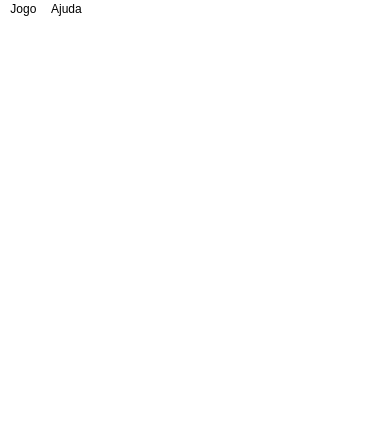
<?xml version="1.0" encoding="UTF-8"?>
<ui version="4.0">
 <class>MainWindow</class>
 <widget class="QMainWindow" name="MainWindow">
  <property name="geometry">
   <rect>
    <x>0</x>
    <y>0</y>
    <width>388</width>
    <height>425</height>
   </rect>
  </property>
  <property name="windowTitle">
   <string>MainWindow</string>
  </property>
  <property name="styleSheet">
   <string notr="true">*{background-color:white;}</string>
  </property>
  <widget class="QWidget" name="centralWidget">
   <layout class="QVBoxLayout" name="verticalLayout">
    <property name="spacing">
     <number>0</number>
    </property>
    <property name="leftMargin">
     <number>10</number>
    </property>
    <property name="topMargin">
     <number>10</number>
    </property>
    <property name="rightMargin">
     <number>10</number>
    </property>
    <property name="bottomMargin">
     <number>10</number>
    </property>
    <item>
     <layout class="QHBoxLayout" name="horizontalLayout">
      <item>
       <widget class="QLabel" name="label_4">
        <property name="minimumSize">
         <size>
          <width>15</width>
          <height>15</height>
         </size>
        </property>
        <property name="maximumSize">
         <size>
          <width>15</width>
          <height>15</height>
         </size>
        </property>
        <property name="text">
         <string/>
        </property>
        <property name="pixmap">
         <pixmap resource="mainwindow.qrc">:/dot</pixmap>
        </property>
        <property name="scaledContents">
         <bool>true</bool>
        </property>
       </widget>
      </item>
      <item>
       <widget class="LineButton" name="line00">
        <property name="minimumSize">
         <size>
          <width>90</width>
          <height>15</height>
         </size>
        </property>
        <property name="maximumSize">
         <size>
          <width>90</width>
          <height>15</height>
         </size>
        </property>
        <property name="text">
         <string/>
        </property>
        <property name="flat">
         <bool>true</bool>
        </property>
        <property name="mode" stdset="0">
         <number>1</number>
        </property>
       </widget>
      </item>
      <item>
       <widget class="QLabel" name="label_8">
        <property name="minimumSize">
         <size>
          <width>15</width>
          <height>15</height>
         </size>
        </property>
        <property name="maximumSize">
         <size>
          <width>15</width>
          <height>15</height>
         </size>
        </property>
        <property name="text">
         <string/>
        </property>
        <property name="pixmap">
         <pixmap resource="mainwindow.qrc">:/dot</pixmap>
        </property>
        <property name="scaledContents">
         <bool>true</bool>
        </property>
       </widget>
      </item>
      <item>
       <widget class="LineButton" name="line01">
        <property name="minimumSize">
         <size>
          <width>90</width>
          <height>15</height>
         </size>
        </property>
        <property name="maximumSize">
         <size>
          <width>90</width>
          <height>15</height>
         </size>
        </property>
        <property name="text">
         <string/>
        </property>
        <property name="flat">
         <bool>true</bool>
        </property>
        <property name="mode" stdset="0">
         <number>1</number>
        </property>
       </widget>
      </item>
      <item>
       <widget class="QLabel" name="label_10">
        <property name="minimumSize">
         <size>
          <width>15</width>
          <height>15</height>
         </size>
        </property>
        <property name="maximumSize">
         <size>
          <width>15</width>
          <height>15</height>
         </size>
        </property>
        <property name="text">
         <string/>
        </property>
        <property name="pixmap">
         <pixmap resource="mainwindow.qrc">:/dot</pixmap>
        </property>
        <property name="scaledContents">
         <bool>true</bool>
        </property>
       </widget>
      </item>
      <item>
       <widget class="LineButton" name="line02">
        <property name="minimumSize">
         <size>
          <width>90</width>
          <height>15</height>
         </size>
        </property>
        <property name="maximumSize">
         <size>
          <width>90</width>
          <height>15</height>
         </size>
        </property>
        <property name="text">
         <string/>
        </property>
        <property name="flat">
         <bool>true</bool>
        </property>
        <property name="mode" stdset="0">
         <number>1</number>
        </property>
       </widget>
      </item>
      <item>
       <widget class="QLabel" name="label_11">
        <property name="minimumSize">
         <size>
          <width>15</width>
          <height>15</height>
         </size>
        </property>
        <property name="maximumSize">
         <size>
          <width>15</width>
          <height>15</height>
         </size>
        </property>
        <property name="text">
         <string/>
        </property>
        <property name="pixmap">
         <pixmap resource="mainwindow.qrc">:/dot</pixmap>
        </property>
        <property name="scaledContents">
         <bool>true</bool>
        </property>
       </widget>
      </item>
     </layout>
    </item>
    <item>
     <layout class="QHBoxLayout" name="horizontalLayout_2">
      <item>
       <widget class="LineButton" name="line10">
        <property name="minimumSize">
         <size>
          <width>15</width>
          <height>90</height>
         </size>
        </property>
        <property name="maximumSize">
         <size>
          <width>15</width>
          <height>90</height>
         </size>
        </property>
        <property name="text">
         <string/>
        </property>
        <property name="flat">
         <bool>true</bool>
        </property>
        <property name="mode" stdset="0">
         <number>2</number>
        </property>
       </widget>
      </item>
      <item>
       <widget class="QLabel" name="box00">
        <property name="minimumSize">
         <size>
          <width>90</width>
          <height>90</height>
         </size>
        </property>
        <property name="maximumSize">
         <size>
          <width>90</width>
          <height>90</height>
         </size>
        </property>
        <property name="font">
         <font>
          <pointsize>20</pointsize>
          <weight>75</weight>
          <bold>true</bold>
         </font>
        </property>
        <property name="text">
         <string/>
        </property>
        <property name="alignment">
         <set>Qt::AlignCenter</set>
        </property>
       </widget>
      </item>
      <item>
       <widget class="LineButton" name="line11">
        <property name="minimumSize">
         <size>
          <width>15</width>
          <height>90</height>
         </size>
        </property>
        <property name="maximumSize">
         <size>
          <width>15</width>
          <height>90</height>
         </size>
        </property>
        <property name="text">
         <string/>
        </property>
        <property name="flat">
         <bool>true</bool>
        </property>
        <property name="mode" stdset="0">
         <number>2</number>
        </property>
       </widget>
      </item>
      <item>
       <widget class="QLabel" name="box01">
        <property name="minimumSize">
         <size>
          <width>90</width>
          <height>90</height>
         </size>
        </property>
        <property name="maximumSize">
         <size>
          <width>90</width>
          <height>90</height>
         </size>
        </property>
        <property name="font">
         <font>
          <pointsize>20</pointsize>
          <weight>75</weight>
          <bold>true</bold>
         </font>
        </property>
        <property name="text">
         <string/>
        </property>
        <property name="alignment">
         <set>Qt::AlignCenter</set>
        </property>
       </widget>
      </item>
      <item>
       <widget class="LineButton" name="line12">
        <property name="minimumSize">
         <size>
          <width>15</width>
          <height>90</height>
         </size>
        </property>
        <property name="maximumSize">
         <size>
          <width>15</width>
          <height>90</height>
         </size>
        </property>
        <property name="text">
         <string/>
        </property>
        <property name="flat">
         <bool>true</bool>
        </property>
        <property name="mode" stdset="0">
         <number>2</number>
        </property>
       </widget>
      </item>
      <item>
       <widget class="QLabel" name="box02">
        <property name="minimumSize">
         <size>
          <width>90</width>
          <height>90</height>
         </size>
        </property>
        <property name="maximumSize">
         <size>
          <width>90</width>
          <height>90</height>
         </size>
        </property>
        <property name="font">
         <font>
          <pointsize>20</pointsize>
          <weight>75</weight>
          <bold>true</bold>
         </font>
        </property>
        <property name="text">
         <string/>
        </property>
        <property name="alignment">
         <set>Qt::AlignCenter</set>
        </property>
       </widget>
      </item>
      <item>
       <widget class="LineButton" name="line13">
        <property name="minimumSize">
         <size>
          <width>15</width>
          <height>90</height>
         </size>
        </property>
        <property name="maximumSize">
         <size>
          <width>15</width>
          <height>90</height>
         </size>
        </property>
        <property name="text">
         <string/>
        </property>
        <property name="flat">
         <bool>true</bool>
        </property>
        <property name="mode" stdset="0">
         <number>2</number>
        </property>
       </widget>
      </item>
     </layout>
    </item>
    <item>
     <layout class="QHBoxLayout" name="horizontalLayout_3">
      <item>
       <widget class="QLabel" name="label_5">
        <property name="minimumSize">
         <size>
          <width>15</width>
          <height>15</height>
         </size>
        </property>
        <property name="maximumSize">
         <size>
          <width>15</width>
          <height>15</height>
         </size>
        </property>
        <property name="text">
         <string/>
        </property>
        <property name="pixmap">
         <pixmap resource="mainwindow.qrc">:/dot</pixmap>
        </property>
        <property name="scaledContents">
         <bool>true</bool>
        </property>
       </widget>
      </item>
      <item>
       <widget class="LineButton" name="line20">
        <property name="minimumSize">
         <size>
          <width>90</width>
          <height>15</height>
         </size>
        </property>
        <property name="maximumSize">
         <size>
          <width>90</width>
          <height>15</height>
         </size>
        </property>
        <property name="text">
         <string/>
        </property>
        <property name="flat">
         <bool>true</bool>
        </property>
        <property name="mode" stdset="0">
         <number>1</number>
        </property>
       </widget>
      </item>
      <item>
       <widget class="QLabel" name="label_9">
        <property name="minimumSize">
         <size>
          <width>15</width>
          <height>15</height>
         </size>
        </property>
        <property name="maximumSize">
         <size>
          <width>15</width>
          <height>15</height>
         </size>
        </property>
        <property name="text">
         <string/>
        </property>
        <property name="pixmap">
         <pixmap resource="mainwindow.qrc">:/dot</pixmap>
        </property>
        <property name="scaledContents">
         <bool>true</bool>
        </property>
       </widget>
      </item>
      <item>
       <widget class="LineButton" name="line21">
        <property name="minimumSize">
         <size>
          <width>90</width>
          <height>15</height>
         </size>
        </property>
        <property name="maximumSize">
         <size>
          <width>90</width>
          <height>15</height>
         </size>
        </property>
        <property name="text">
         <string/>
        </property>
        <property name="flat">
         <bool>true</bool>
        </property>
        <property name="mode" stdset="0">
         <number>1</number>
        </property>
       </widget>
      </item>
      <item>
       <widget class="QLabel" name="label_12">
        <property name="minimumSize">
         <size>
          <width>15</width>
          <height>15</height>
         </size>
        </property>
        <property name="maximumSize">
         <size>
          <width>15</width>
          <height>15</height>
         </size>
        </property>
        <property name="text">
         <string/>
        </property>
        <property name="pixmap">
         <pixmap resource="mainwindow.qrc">:/dot</pixmap>
        </property>
        <property name="scaledContents">
         <bool>true</bool>
        </property>
       </widget>
      </item>
      <item>
       <widget class="LineButton" name="line22">
        <property name="minimumSize">
         <size>
          <width>90</width>
          <height>15</height>
         </size>
        </property>
        <property name="maximumSize">
         <size>
          <width>90</width>
          <height>15</height>
         </size>
        </property>
        <property name="text">
         <string/>
        </property>
        <property name="flat">
         <bool>true</bool>
        </property>
        <property name="mode" stdset="0">
         <number>1</number>
        </property>
       </widget>
      </item>
      <item>
       <widget class="QLabel" name="label_13">
        <property name="minimumSize">
         <size>
          <width>15</width>
          <height>15</height>
         </size>
        </property>
        <property name="maximumSize">
         <size>
          <width>15</width>
          <height>15</height>
         </size>
        </property>
        <property name="text">
         <string/>
        </property>
        <property name="pixmap">
         <pixmap resource="mainwindow.qrc">:/dot</pixmap>
        </property>
        <property name="scaledContents">
         <bool>true</bool>
        </property>
       </widget>
      </item>
     </layout>
    </item>
    <item>
     <layout class="QHBoxLayout" name="horizontalLayout_4">
      <item>
       <widget class="LineButton" name="line30">
        <property name="minimumSize">
         <size>
          <width>15</width>
          <height>90</height>
         </size>
        </property>
        <property name="maximumSize">
         <size>
          <width>15</width>
          <height>90</height>
         </size>
        </property>
        <property name="text">
         <string/>
        </property>
        <property name="flat">
         <bool>true</bool>
        </property>
        <property name="mode" stdset="0">
         <number>2</number>
        </property>
       </widget>
      </item>
      <item>
       <widget class="QLabel" name="box10">
        <property name="minimumSize">
         <size>
          <width>90</width>
          <height>90</height>
         </size>
        </property>
        <property name="maximumSize">
         <size>
          <width>90</width>
          <height>90</height>
         </size>
        </property>
        <property name="font">
         <font>
          <pointsize>20</pointsize>
          <weight>75</weight>
          <bold>true</bold>
         </font>
        </property>
        <property name="text">
         <string/>
        </property>
        <property name="alignment">
         <set>Qt::AlignCenter</set>
        </property>
       </widget>
      </item>
      <item>
       <widget class="LineButton" name="line31">
        <property name="minimumSize">
         <size>
          <width>15</width>
          <height>90</height>
         </size>
        </property>
        <property name="maximumSize">
         <size>
          <width>15</width>
          <height>90</height>
         </size>
        </property>
        <property name="text">
         <string/>
        </property>
        <property name="flat">
         <bool>true</bool>
        </property>
        <property name="mode" stdset="0">
         <number>2</number>
        </property>
       </widget>
      </item>
      <item>
       <widget class="QLabel" name="box11">
        <property name="minimumSize">
         <size>
          <width>90</width>
          <height>90</height>
         </size>
        </property>
        <property name="maximumSize">
         <size>
          <width>90</width>
          <height>90</height>
         </size>
        </property>
        <property name="font">
         <font>
          <pointsize>20</pointsize>
          <weight>75</weight>
          <bold>true</bold>
         </font>
        </property>
        <property name="text">
         <string/>
        </property>
        <property name="alignment">
         <set>Qt::AlignCenter</set>
        </property>
       </widget>
      </item>
      <item>
       <widget class="LineButton" name="line32">
        <property name="minimumSize">
         <size>
          <width>15</width>
          <height>90</height>
         </size>
        </property>
        <property name="maximumSize">
         <size>
          <width>15</width>
          <height>90</height>
         </size>
        </property>
        <property name="text">
         <string/>
        </property>
        <property name="flat">
         <bool>true</bool>
        </property>
        <property name="mode" stdset="0">
         <number>2</number>
        </property>
       </widget>
      </item>
      <item>
       <widget class="QLabel" name="box12">
        <property name="minimumSize">
         <size>
          <width>90</width>
          <height>90</height>
         </size>
        </property>
        <property name="maximumSize">
         <size>
          <width>90</width>
          <height>90</height>
         </size>
        </property>
        <property name="font">
         <font>
          <pointsize>20</pointsize>
          <weight>75</weight>
          <bold>true</bold>
         </font>
        </property>
        <property name="text">
         <string/>
        </property>
        <property name="alignment">
         <set>Qt::AlignCenter</set>
        </property>
       </widget>
      </item>
      <item>
       <widget class="LineButton" name="line33">
        <property name="minimumSize">
         <size>
          <width>15</width>
          <height>90</height>
         </size>
        </property>
        <property name="maximumSize">
         <size>
          <width>15</width>
          <height>90</height>
         </size>
        </property>
        <property name="text">
         <string/>
        </property>
        <property name="flat">
         <bool>true</bool>
        </property>
        <property name="mode" stdset="0">
         <number>2</number>
        </property>
       </widget>
      </item>
     </layout>
    </item>
    <item>
     <layout class="QHBoxLayout" name="horizontalLayout_6">
      <item>
       <widget class="QLabel" name="label_18">
        <property name="minimumSize">
         <size>
          <width>15</width>
          <height>15</height>
         </size>
        </property>
        <property name="maximumSize">
         <size>
          <width>15</width>
          <height>15</height>
         </size>
        </property>
        <property name="text">
         <string/>
        </property>
        <property name="pixmap">
         <pixmap resource="mainwindow.qrc">:/dot</pixmap>
        </property>
        <property name="scaledContents">
         <bool>true</bool>
        </property>
       </widget>
      </item>
      <item>
       <widget class="LineButton" name="line40">
        <property name="minimumSize">
         <size>
          <width>90</width>
          <height>15</height>
         </size>
        </property>
        <property name="maximumSize">
         <size>
          <width>90</width>
          <height>15</height>
         </size>
        </property>
        <property name="text">
         <string/>
        </property>
        <property name="flat">
         <bool>true</bool>
        </property>
        <property name="mode" stdset="0">
         <number>1</number>
        </property>
       </widget>
      </item>
      <item>
       <widget class="QLabel" name="label_19">
        <property name="minimumSize">
         <size>
          <width>15</width>
          <height>15</height>
         </size>
        </property>
        <property name="maximumSize">
         <size>
          <width>15</width>
          <height>15</height>
         </size>
        </property>
        <property name="text">
         <string/>
        </property>
        <property name="pixmap">
         <pixmap resource="mainwindow.qrc">:/dot</pixmap>
        </property>
        <property name="scaledContents">
         <bool>true</bool>
        </property>
       </widget>
      </item>
      <item>
       <widget class="LineButton" name="line41">
        <property name="minimumSize">
         <size>
          <width>90</width>
          <height>15</height>
         </size>
        </property>
        <property name="maximumSize">
         <size>
          <width>90</width>
          <height>15</height>
         </size>
        </property>
        <property name="text">
         <string/>
        </property>
        <property name="flat">
         <bool>true</bool>
        </property>
        <property name="mode" stdset="0">
         <number>1</number>
        </property>
       </widget>
      </item>
      <item>
       <widget class="QLabel" name="label_20">
        <property name="minimumSize">
         <size>
          <width>15</width>
          <height>15</height>
         </size>
        </property>
        <property name="maximumSize">
         <size>
          <width>15</width>
          <height>15</height>
         </size>
        </property>
        <property name="text">
         <string/>
        </property>
        <property name="pixmap">
         <pixmap resource="mainwindow.qrc">:/dot</pixmap>
        </property>
        <property name="scaledContents">
         <bool>true</bool>
        </property>
       </widget>
      </item>
      <item>
       <widget class="LineButton" name="line42">
        <property name="minimumSize">
         <size>
          <width>90</width>
          <height>15</height>
         </size>
        </property>
        <property name="maximumSize">
         <size>
          <width>90</width>
          <height>15</height>
         </size>
        </property>
        <property name="text">
         <string/>
        </property>
        <property name="flat">
         <bool>true</bool>
        </property>
        <property name="mode" stdset="0">
         <number>1</number>
        </property>
       </widget>
      </item>
      <item>
       <widget class="QLabel" name="label_21">
        <property name="minimumSize">
         <size>
          <width>15</width>
          <height>15</height>
         </size>
        </property>
        <property name="maximumSize">
         <size>
          <width>15</width>
          <height>15</height>
         </size>
        </property>
        <property name="text">
         <string/>
        </property>
        <property name="pixmap">
         <pixmap resource="mainwindow.qrc">:/dot</pixmap>
        </property>
        <property name="scaledContents">
         <bool>true</bool>
        </property>
       </widget>
      </item>
     </layout>
    </item>
    <item>
     <layout class="QHBoxLayout" name="horizontalLayout_5">
      <item>
       <widget class="LineButton" name="line50">
        <property name="minimumSize">
         <size>
          <width>15</width>
          <height>90</height>
         </size>
        </property>
        <property name="maximumSize">
         <size>
          <width>15</width>
          <height>90</height>
         </size>
        </property>
        <property name="text">
         <string/>
        </property>
        <property name="flat">
         <bool>true</bool>
        </property>
        <property name="mode" stdset="0">
         <number>2</number>
        </property>
       </widget>
      </item>
      <item>
       <widget class="QLabel" name="box20">
        <property name="minimumSize">
         <size>
          <width>90</width>
          <height>90</height>
         </size>
        </property>
        <property name="maximumSize">
         <size>
          <width>90</width>
          <height>90</height>
         </size>
        </property>
        <property name="font">
         <font>
          <pointsize>20</pointsize>
          <weight>75</weight>
          <bold>true</bold>
         </font>
        </property>
        <property name="text">
         <string/>
        </property>
        <property name="alignment">
         <set>Qt::AlignCenter</set>
        </property>
       </widget>
      </item>
      <item>
       <widget class="LineButton" name="line51">
        <property name="minimumSize">
         <size>
          <width>15</width>
          <height>90</height>
         </size>
        </property>
        <property name="maximumSize">
         <size>
          <width>15</width>
          <height>90</height>
         </size>
        </property>
        <property name="text">
         <string/>
        </property>
        <property name="flat">
         <bool>true</bool>
        </property>
        <property name="mode" stdset="0">
         <number>2</number>
        </property>
       </widget>
      </item>
      <item>
       <widget class="QLabel" name="box21">
        <property name="minimumSize">
         <size>
          <width>90</width>
          <height>90</height>
         </size>
        </property>
        <property name="maximumSize">
         <size>
          <width>90</width>
          <height>90</height>
         </size>
        </property>
        <property name="font">
         <font>
          <pointsize>20</pointsize>
          <weight>75</weight>
          <bold>true</bold>
         </font>
        </property>
        <property name="text">
         <string/>
        </property>
        <property name="alignment">
         <set>Qt::AlignCenter</set>
        </property>
       </widget>
      </item>
      <item>
       <widget class="LineButton" name="line52">
        <property name="minimumSize">
         <size>
          <width>15</width>
          <height>90</height>
         </size>
        </property>
        <property name="maximumSize">
         <size>
          <width>15</width>
          <height>90</height>
         </size>
        </property>
        <property name="text">
         <string/>
        </property>
        <property name="flat">
         <bool>true</bool>
        </property>
        <property name="mode" stdset="0">
         <number>2</number>
        </property>
       </widget>
      </item>
      <item>
       <widget class="QLabel" name="box22">
        <property name="minimumSize">
         <size>
          <width>90</width>
          <height>90</height>
         </size>
        </property>
        <property name="maximumSize">
         <size>
          <width>90</width>
          <height>90</height>
         </size>
        </property>
        <property name="font">
         <font>
          <pointsize>20</pointsize>
          <weight>75</weight>
          <bold>true</bold>
         </font>
        </property>
        <property name="text">
         <string/>
        </property>
        <property name="alignment">
         <set>Qt::AlignCenter</set>
        </property>
       </widget>
      </item>
      <item>
       <widget class="LineButton" name="line53">
        <property name="minimumSize">
         <size>
          <width>15</width>
          <height>90</height>
         </size>
        </property>
        <property name="maximumSize">
         <size>
          <width>15</width>
          <height>90</height>
         </size>
        </property>
        <property name="text">
         <string/>
        </property>
        <property name="flat">
         <bool>true</bool>
        </property>
        <property name="mode" stdset="0">
         <number>2</number>
        </property>
       </widget>
      </item>
     </layout>
    </item>
    <item>
     <layout class="QHBoxLayout" name="horizontalLayout_7">
      <item>
       <widget class="QLabel" name="label_22">
        <property name="minimumSize">
         <size>
          <width>15</width>
          <height>15</height>
         </size>
        </property>
        <property name="maximumSize">
         <size>
          <width>15</width>
          <height>15</height>
         </size>
        </property>
        <property name="text">
         <string/>
        </property>
        <property name="pixmap">
         <pixmap resource="mainwindow.qrc">:/dot</pixmap>
        </property>
        <property name="scaledContents">
         <bool>true</bool>
        </property>
       </widget>
      </item>
      <item>
       <widget class="LineButton" name="line60">
        <property name="minimumSize">
         <size>
          <width>90</width>
          <height>15</height>
         </size>
        </property>
        <property name="maximumSize">
         <size>
          <width>90</width>
          <height>15</height>
         </size>
        </property>
        <property name="text">
         <string/>
        </property>
        <property name="flat">
         <bool>true</bool>
        </property>
        <property name="mode" stdset="0">
         <number>1</number>
        </property>
       </widget>
      </item>
      <item>
       <widget class="QLabel" name="label_23">
        <property name="minimumSize">
         <size>
          <width>15</width>
          <height>15</height>
         </size>
        </property>
        <property name="maximumSize">
         <size>
          <width>15</width>
          <height>15</height>
         </size>
        </property>
        <property name="text">
         <string/>
        </property>
        <property name="pixmap">
         <pixmap resource="mainwindow.qrc">:/dot</pixmap>
        </property>
        <property name="scaledContents">
         <bool>true</bool>
        </property>
       </widget>
      </item>
      <item>
       <widget class="LineButton" name="line61">
        <property name="enabled">
         <bool>true</bool>
        </property>
        <property name="minimumSize">
         <size>
          <width>90</width>
          <height>15</height>
         </size>
        </property>
        <property name="maximumSize">
         <size>
          <width>90</width>
          <height>15</height>
         </size>
        </property>
        <property name="text">
         <string/>
        </property>
        <property name="flat">
         <bool>true</bool>
        </property>
        <property name="mode" stdset="0">
         <number>1</number>
        </property>
       </widget>
      </item>
      <item>
       <widget class="QLabel" name="label_24">
        <property name="minimumSize">
         <size>
          <width>15</width>
          <height>15</height>
         </size>
        </property>
        <property name="maximumSize">
         <size>
          <width>15</width>
          <height>15</height>
         </size>
        </property>
        <property name="text">
         <string/>
        </property>
        <property name="pixmap">
         <pixmap resource="mainwindow.qrc">:/dot</pixmap>
        </property>
        <property name="scaledContents">
         <bool>true</bool>
        </property>
       </widget>
      </item>
      <item>
       <widget class="LineButton" name="line62">
        <property name="enabled">
         <bool>true</bool>
        </property>
        <property name="minimumSize">
         <size>
          <width>90</width>
          <height>15</height>
         </size>
        </property>
        <property name="maximumSize">
         <size>
          <width>90</width>
          <height>15</height>
         </size>
        </property>
        <property name="text">
         <string/>
        </property>
        <property name="flat">
         <bool>true</bool>
        </property>
        <property name="mode" stdset="0">
         <number>1</number>
        </property>
       </widget>
      </item>
      <item>
       <widget class="QLabel" name="label_25">
        <property name="minimumSize">
         <size>
          <width>15</width>
          <height>15</height>
         </size>
        </property>
        <property name="maximumSize">
         <size>
          <width>15</width>
          <height>15</height>
         </size>
        </property>
        <property name="text">
         <string/>
        </property>
        <property name="pixmap">
         <pixmap resource="mainwindow.qrc">:/dot</pixmap>
        </property>
        <property name="scaledContents">
         <bool>true</bool>
        </property>
       </widget>
      </item>
     </layout>
    </item>
   </layout>
  </widget>
  <widget class="QMenuBar" name="menuBar">
   <property name="geometry">
    <rect>
     <x>0</x>
     <y>0</y>
     <width>388</width>
     <height>22</height>
    </rect>
   </property>
   <widget class="QMenu" name="menuJogo">
    <property name="title">
     <string>Jogo</string>
    </property>
    <addaction name="separator"/>
    <addaction name="actionNovo"/>
    <addaction name="separator"/>
    <addaction name="actionSair"/>
   </widget>
   <widget class="QMenu" name="menuAjuda">
    <property name="title">
     <string>Ajuda</string>
    </property>
    <addaction name="separator"/>
    <addaction name="actionSobre"/>
   </widget>
   <addaction name="menuJogo"/>
   <addaction name="menuAjuda"/>
  </widget>
  <widget class="QStatusBar" name="statusBar"/>
  <action name="actionNovo">
   <property name="text">
    <string>Novo</string>
   </property>
  </action>
  <action name="actionSair">
   <property name="text">
    <string>Sair</string>
   </property>
  </action>
  <action name="actionSobre">
   <property name="text">
    <string>Sobre</string>
   </property>
  </action>
 </widget>
 <layoutdefault spacing="6" margin="11"/>
 <customwidgets>
  <customwidget>
   <class>LineButton</class>
   <extends>QPushButton</extends>
   <header>linebutton.h</header>
  </customwidget>
 </customwidgets>
 <resources>
  <include location="mainwindow.qrc"/>
 </resources>
 <connections/>
</ui>
